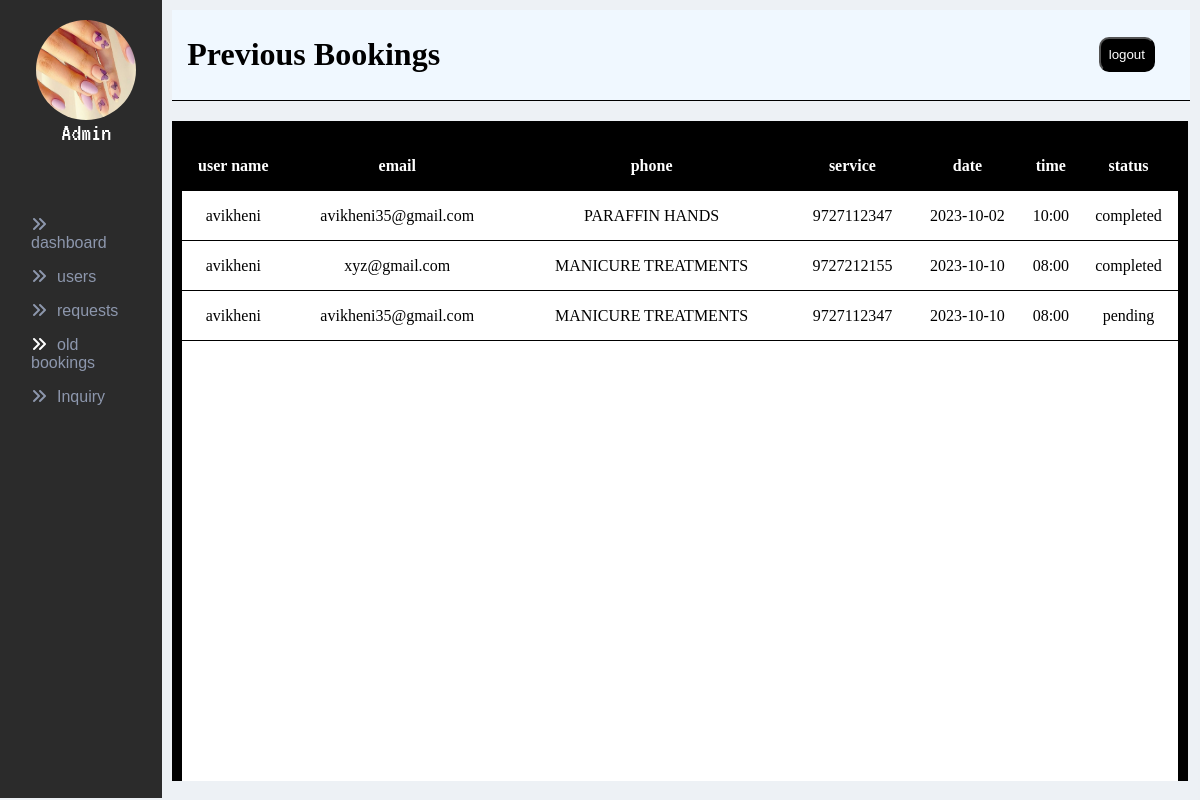
/admin/allbookings.php (signed in), run on the app's committed database.
### tables this page shows
CREATE TABLE `bookings` (
  `id` int(11) NOT NULL,
  `username` varchar(20) NOT NULL,
  `email` varchar(30) NOT NULL,
  `phone` varchar(20) NOT NULL,
  `date` date NOT NULL,
  `time` varchar(20) NOT NULL,
  `service` varchar(20) NOT NULL,
  `status` varchar(20) NOT NULL DEFAULT 'pending'
);

### admin/allbookings.php (the view, shortened to what this page needs)
<?php
    if(isset($_SESSION["adminuser"])){
            ?>
<!DOCTYPE html>
<html lang="en">
<head>
    <link rel="stylesheet" href="users.css">
</head>
<body>
    <div class="content">
        <?php require("sidenav.php") ?>
        <div class="container">
            <div class="header">
                <h1>Previous Bookings</h1>
                <div class="profile">
                    <button><a href="logout.php">logout</a></button>
                </div>
            </div>
<div class="user-container">
            <div class="users" style="height:80vh !important;">
                <table>
                    <thead>
                        <tr>
                            <th>user name</th>
                            <th>email</th>
                            <th>phone</th>
                            <th>service</th>
                            <th>date</th>
                            <th>time</th>
                            <th>status</th>
                        </tr>
                    </thead>
                    <?php
            require("config.php");
                $query="select * from bookings ";
            $result = mysqli_query($con,$query);
            foreach($result as $row){
                ?>
                    <tr>
                        <td><?php echo $row["username"] ?></td>
                        <td><?php echo $row["email"] ?></td>
                        <td><?php echo $row["service"] ?></td>
                        <td><?php echo $row["phone"] ?></td>
                        <td><?php echo $row["date"] ?></td>
                        <td><?php echo $row["time"] ?></td>
                        <td><?php echo $row["status"] ?></td>
                    </tr>
                    <?php
            }
            ?>
                </table>
            </div>
            </div>
        </div>
    </div>
</body>
</html>
<?php
    }
    else{
        header("location: index.php");
    }
?>

### admin/users.css (style rules this page uses)
body { margin: 0; padding: 0; box-sizing: border-box; background-color: #edf1f5; }
.content { display: flex; }
.container { padding: 10px; width: 100%; }
.header h1 { margin-left: 10px; }

### admin/nav.css (style rules this page uses)
body { overflow-x: hidden; }

### data on the page
bookings: username "avikheni", email "avikheni35@gmail.com", service "PARAFFIN HANDS", phone "9727112347", date "2023-10-02", time "10:00", status "completed"
bookings: username "avikheni", email "xyz@gmail.com", service "MANICURE TREATMENTS", phone "9727212155", date "2023-10-10", time "08:00", status "completed"
bookings: username "avikheni", email "avikheni35@gmail.com", service "MANICURE TREATMENTS", phone "9727112347", date "2023-10-10", time "08:00", status "pending"
